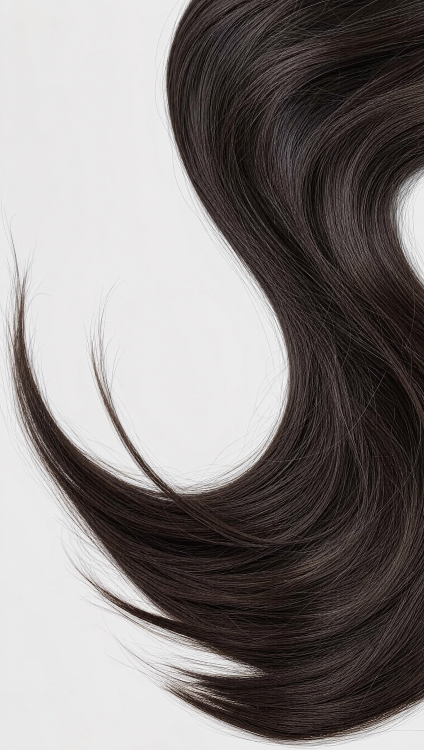
#> input picture notizen/bilder/deko/haarstraehne-original.jpg, 848 x 1500 px, given in place of IMG_0200_2.png, which was not available (shown at 1/2 size)
$ python freistellen.py . 1.0
#> lines starting #> are read from the running program, lines starting #| are printed output that depends on the picture; after the words box and inside, x2 and y2 are one past the last pixel; in counts of white or black regions, pixels touching at a corner belong together; pictures that were not available may be replaced by others from this repository, and a replacement may not be noted
import sys
from PIL import Image
import numpy as np
from scipy import ndimage
S=sys.argv[1]; tol=float(sys.argv[2])
im=Image.open(S+'/heic/IMG_0200_2.png').convert('RGB'); a=np.asarray(im).astype(float)
#> further down, im is the input picture: PIL image 848x1500 RGB; mean R, G, B 134.2, 129.2, 128.1
diff=np.abs(a-235).max(2)
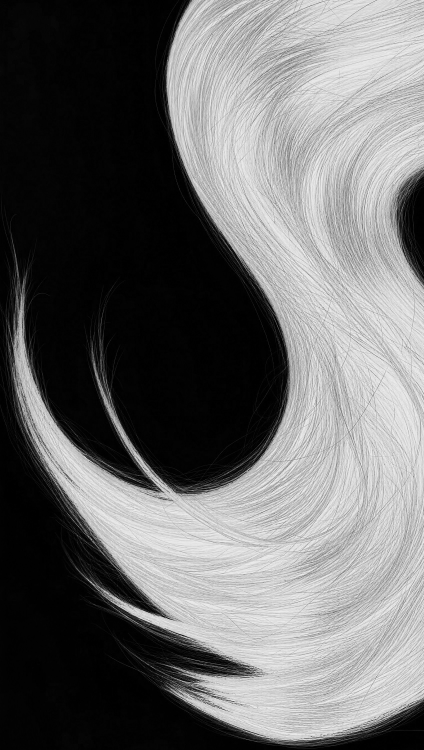
#> diff: shape (1500, 848) float64 (shown at 1/2 size); min 0, max 235, mean 107.2
lab,n=ndimage.label(diff<=tol)
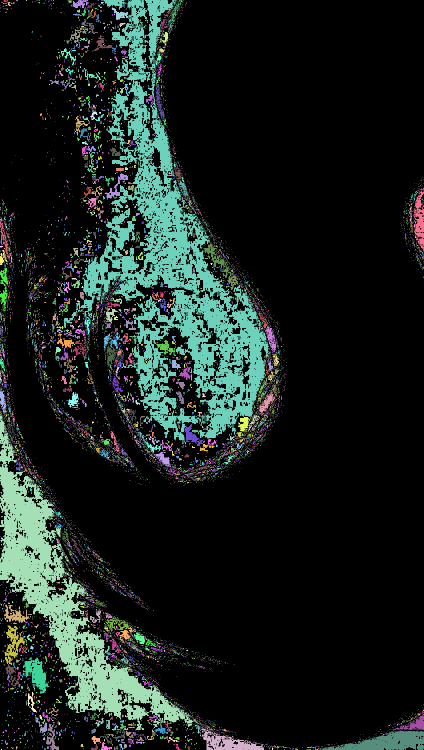
#> lab: shape (1500, 848) int32 (shown at 1/2 size); 9350 distinct labels, from 0 to 9349; one colour per label, 0 black
#> n = 9349
border=set(np.unique(np.concatenate([lab[0],lab[-1],lab[:,0],lab[:,-1]])))-{0}
#> border = 109 items
bg=np.isin(lab,list(border))
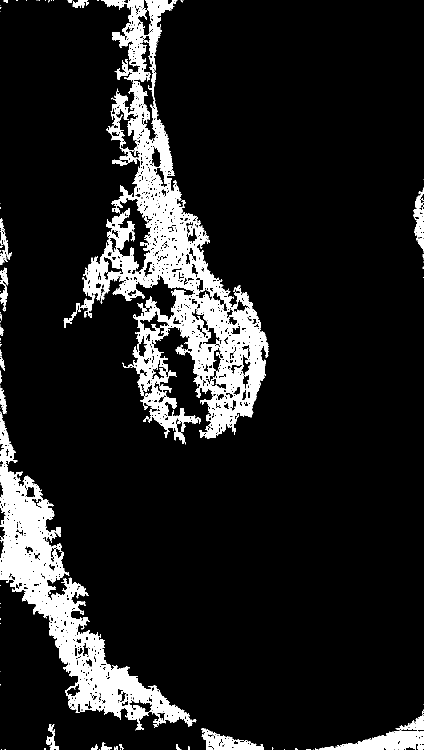
#> bg: shape (1500, 848) bool (shown at 1/2 size); 11.9% white; 92 white regions (69 under 20 px), largest, box (x1, y1, x2, y2) and area: (127, 0, 538, 889) 90171, (0, 823, 393, 1461) 48332, (638, 1461, 848, 1500) 4496
fg=ndimage.binary_fill_holes(~bg)
# smooth the mask edge: open to remove specks, then feather 1px
fg=ndimage.binary_opening(fg,iterations=1); fg=ndimage.binary_erosion(fg,iterations=2)
#> after `fg = ndimage.binary_opening(fg, iterations=1)`: fg: shape (1500, 848) bool; 87.2% white; 81 black regions (60 under 20 px), largest, box (x1, y1, x2, y2) and area: (127, 0, 538, 889) 97638, (0, 823, 393, 1461) 51148, (629, 1419, 848, 1500) 5534
#> after `fg = ndimage.binary_erosion(fg, iterations=2)`:
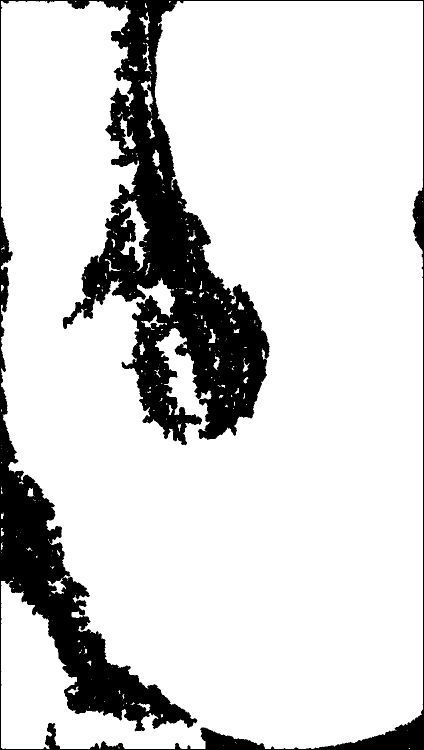
#> fg: shape (1500, 848) bool (shown at 1/2 size); 83.5% white; 1 black region, box (x1, y1, x2, y2) and area: (0, 0, 848, 1500) 209272
alpha=ndimage.gaussian_filter(fg.astype(float),0.8)
alpha=np.clip((alpha-0.15)/0.7,0,1)
out=np.dstack([a,alpha*255]).astype(np.uint8)
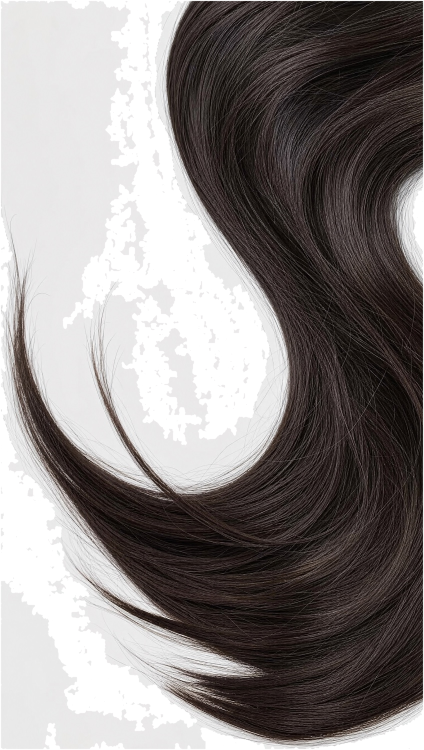
#> out: shape (1500, 848, 4) (shown at 1/2 size); mean R, G, B, A 134.2, 129.2, 128.1, 212.9; transparent parts drawn white
o=Image.fromarray(out,'RGBA'); bb=o.getbbox()
#> after `bb = o.getbbox()`: bb = (1, 1, 847, 1499)
o=o.crop((max(0,bb[0]-4),max(0,bb[1]-4),bb[2]+4,bb[3]+4)); o.save(S+'/pin-cut.png')
ims=[]
for c in [(255,255,255),(56,47,46),(150,120,100)]:
  b=Image.new('RGBA',o.size,c+(255,)); b.alpha_composite(o); ims.append(b.convert('RGB'))
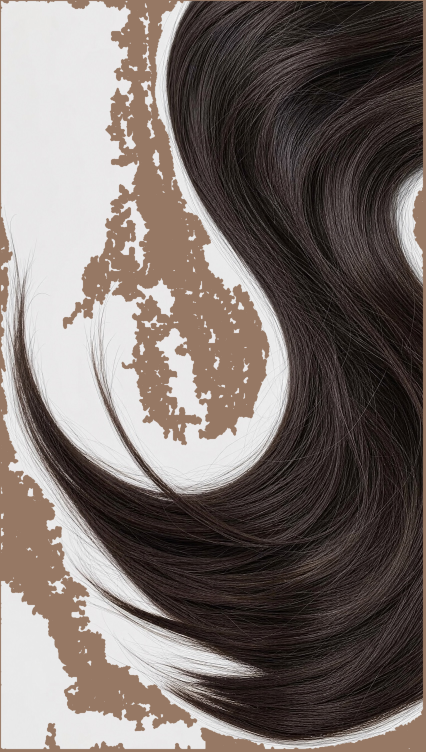
#> b: PIL image 851x1503 RGBA (shown at 1/2 size); mean R, G, B, A 121, 111, 106.5, 255
#> after the loop, ims = 3 items
s=Image.new('RGB',(o.width*3,o.height)); [s.paste(x,(i*o.width,0)) for i,x in enumerate(ims)]
#> after `s = Image.new('RGB', (o.width * 3, o.height))`: s: PIL image 2553x1503 RGB; every value is 0
#> after `[s.paste(x, (i * o.width, 0)) for i, x in enumerate(ims)]`:
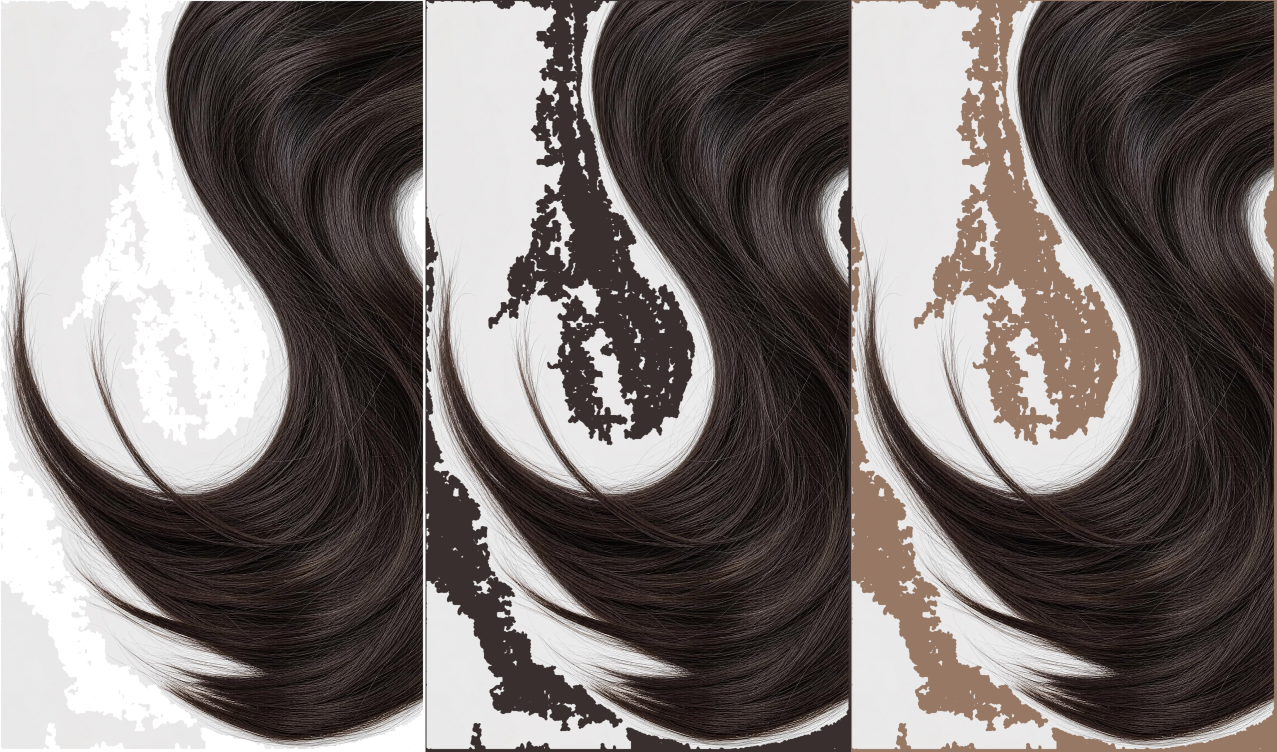
#> s: PIL image 2553x1503 RGB (shown at 1/2 size); mean R, G, B 121.6, 114.5, 112.2
s.thumbnail((1800,800)); s.save(S+'/pin-check.jpg'); print(o.size)
#| (851, 1503)

$ run again, on notizen/bilder/deko/ll-schritt2.jpg
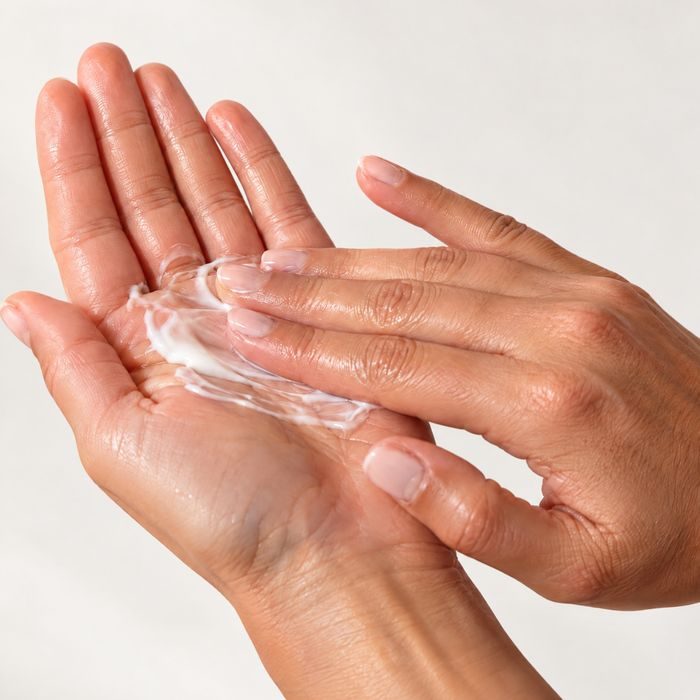
#> input picture notizen/bilder/deko/ll-schritt2.jpg, 700 x 700 px, given in place of IMG_0200_2.png, which was not available
#> im is the input picture: PIL image 700x700 RGB; mean R, G, B 216.8, 177, 160.9
#> lab: shape (700, 700) int32; 88 distinct labels, from 0 to 87
#> n = 87
#> border = 0 items
#> bg: shape (700, 700) bool; every value is 0
#> `fg = ndimage.binary_erosion(fg, iterations=2)`:
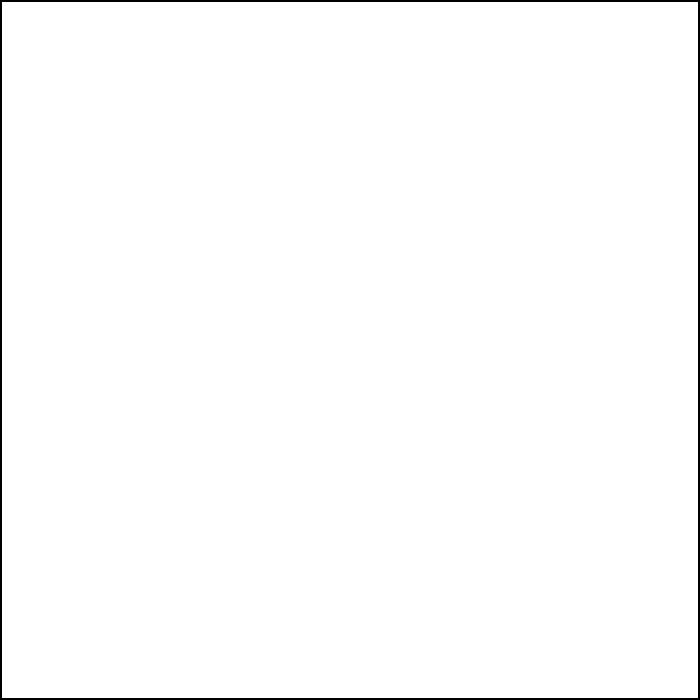
#> fg: shape (700, 700) bool; 98.9% white; 1 black region, box (x1, y1, x2, y2) and area: (0, 0, 700, 700) 5584
#> bb = (1, 1, 699, 699)
#> after the loop `for c in [(255,255,255),(56,47,46),(150,120,100)]:`: ims = 3 items
#> `[s.paste(x, (i * o.width, 0)) for i, x in enumerate(ims)]`:
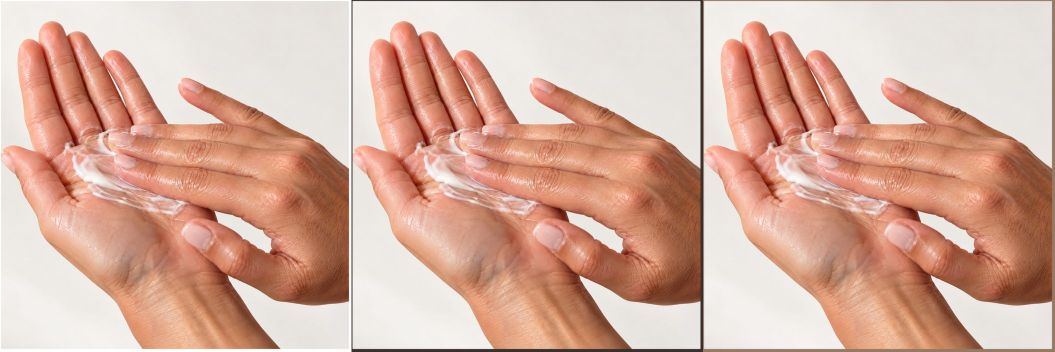
#> s: PIL image 2109x703 RGB (shown at 1/2 size); mean R, G, B 215.5, 175.9, 159.9
#| (703, 703)
